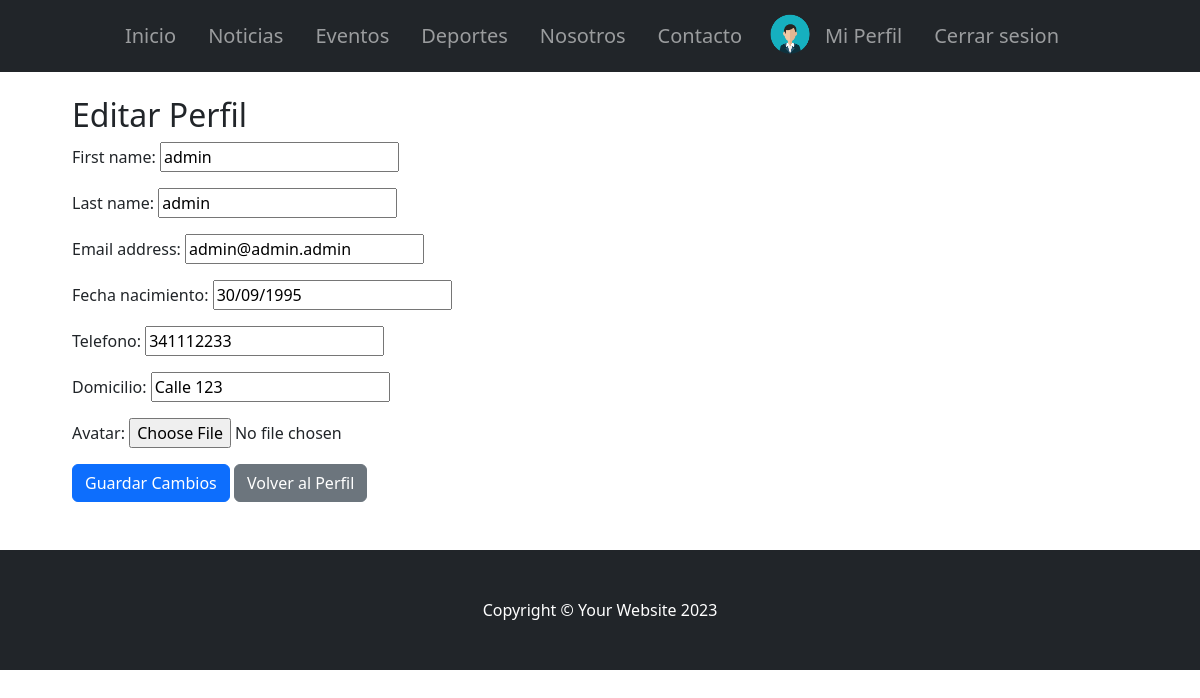
Screenshot of /authentication/edit_profile/ (signed in) with the database file from the repository.
### authentication/models.py (models this page shows, shortened)
class Perfil(AbstractUser):
    fecha_nacimiento = models.DateField(null=True, blank=True)
    telefono = models.CharField(max_length=15, null=True)
    domicilio = models.CharField(max_length=25, null=True)
    evento = models.ForeignKey(Evento, on_delete=models.SET_NULL, blank=True, null=True)
    deporte = models.ForeignKey(
        Deporte, on_delete=models.SET_NULL, blank=True, null=True
    )
    avatar = models.ImageField(upload_to="avatares/", null=True, blank=True)
    USERNAME_FIELD = "username"
    REQUIRED_FIELDS = ["email", "nombre", "apellido"]

### authentication/views.py (the view)
# urls.py: path("edit_profile/", edit_profile, name="edit_profile"),
@login_required
def edit_profile(req):
    if req.method == "POST":
        form = EditProfileForm(req.POST, req.FILES, instance=req.user)
        if form.is_valid():
            form.save()
            return render(
                req,
                "inicio.html",
                {"mensaje": f"Los datos fueron actualizados con éxito."},
            )
    else:
        form = EditProfileForm(instance=req.user)
    return render(req, "edit_profile.html", {"form": form})

### authentication/forms.py
class EditProfileForm(forms.ModelForm):
    class Meta:
        model = Perfil
        fields = [
            "first_name",
            "last_name",
            "email",
            "fecha_nacimiento",
            "telefono",
            "domicilio",
            "avatar",
        ]

### authentication/templates/edit_profile.html
{% extends 'padre.html' %}
{% block ContenidoQueCambia %}
<div class="row mt-4 px-4 px-lg-5 gx-4 gx-lg-5 align-items-center mx-auto my-5">
<h2>Editar Perfil</h2>
<form action="{% url 'edit_profile' %}" method="post" enctype="multipart/form-data"> {% csrf_token %}
    {{form.as_p}}
    <button type="submit" class="btn btn-primary ">Guardar Cambios</button>
    <a href="{% url 'profile' %}"  class="btn btn-secondary">Volver al Perfil</a>
</form>
</div>
{% endblock ContenidoQueCambia %}

### rows the page displays
Perfil: first_name "admin", last_name "admin", email "admin@admin.admin", fecha_nacimiento "30/09/1995", telefono "341112233", domicilio "Calle 123"
